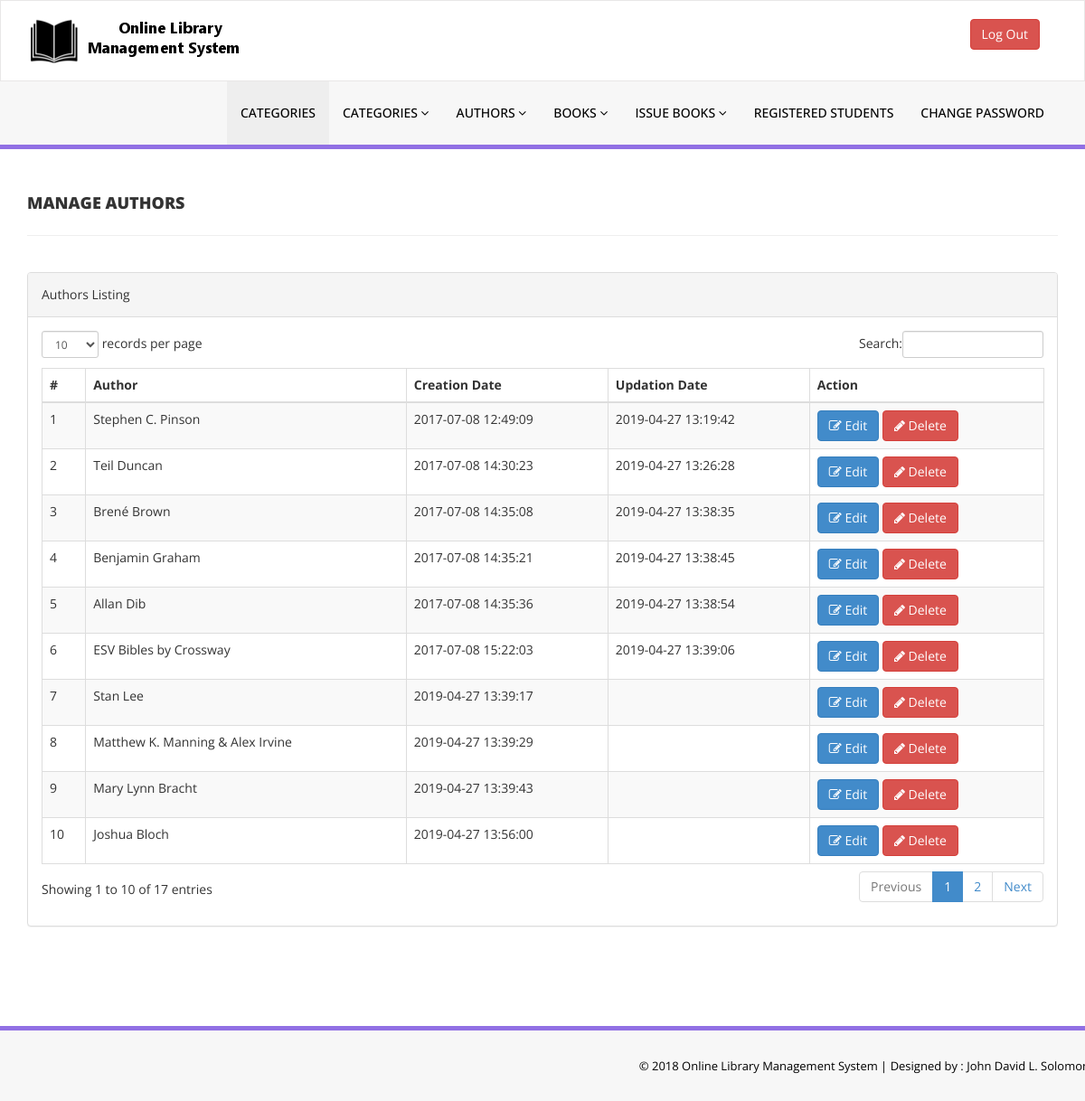
The page /php/admin/manage-authors.php (signed in) on the database its author committed.
### tables this page shows
CREATE TABLE `tblauthors` (
  `id` int(11) NOT NULL,
  `AuthorName` varchar(159) DEFAULT NULL,
  `creationDate` timestamp NULL DEFAULT CURRENT_TIMESTAMP,
  `UpdationDate` timestamp NULL DEFAULT NULL ON UPDATE CURRENT_TIMESTAMP
);

### php/admin/manage-authors.php (the view, shortened to what this page needs)
<?php
include('includes/config.php');
if(strlen($_SESSION['alogin'])==0)
    {
header('location:index.php');
}
else{
    ?>
<!DOCTYPE html>
<html xmlns="http://www.w3.org/1999/xhtml">
<head>
    <link href="assets/css/bootstrap.css" rel="stylesheet" />
    <link href="assets/css/font-awesome.css" rel="stylesheet" />
    <link href="assets/js/dataTables/dataTables.bootstrap.css" rel="stylesheet" />
    <link href="assets/css/style.css" rel="stylesheet" />
</head>
<body>
<?php include('includes/header.php');?>
    <div class="content-wrapper">
         <div class="container">
        <div class="row pad-botm">
            <div class="col-md-12">
                <h4 class="header-line">Manage Authors</h4>
    </div>
     <div class="row">
</div>
        </div>
            <div class="row">
                <div class="col-md-12">
                    <div class="panel panel-default">
                        <div class="panel-heading">
                           Authors Listing
                        </div>
                        <div class="panel-body">
                            <div class="table-responsive">
                                <table class="table table-striped table-bordered table-hover" id="dataTables-example">
                                    <thead>
                                        <tr>
                                            <th>#</th>
                                            <th>Author</th>
                                            <th>Creation Date</th>
                                            <th>Updation Date</th>
                                            <th>Action</th>
                                        </tr>
                                    </thead>
                                    <tbody>
<?php $sql = "SELECT * from  tblauthors";
$query = $dbh -> prepare($sql);
$query->execute();
$results=$query->fetchAll(PDO::FETCH_OBJ);
$cnt=1;
if($query->rowCount() > 0)
{
foreach($results as $result)
{               ?>
                                        <tr class="odd gradeX">
                                            <td class="center"><?php echo htmlentities($cnt);?></td>
                                            <td class="center"><?php echo htmlentities($result->AuthorName);?></td>
                                            <td class="center"><?php echo htmlentities($result->creationDate);?></td>
                                            <td class="center"><?php echo htmlentities($result->UpdationDate);?></td>
                                            <td class="center">
                                            <a href="edit-author.php?athrid=<?php echo htmlentities($result->id);?>"><button class="btn btn-primary"><i class="fa fa-edit "></i> Edit</button>
                                          <a href="manage-authors.php?del=<?php echo htmlentities($result->id);?>" onclick="return confirm('Are you sure you want to delete?');"" >  <button class="btn btn-danger"><i class="fa fa-pencil"></i> Delete</button>
                                            </td>
                                        </tr>
 <?php $cnt=$cnt+1;}} ?>
                                    </tbody>
                                </table>
                            </div>
                        </div>
                    </div>
                </div>
            </div>
    </div>
    </div>
  <?php include('includes/footer.php');?>
</body>
</html>
<?php } ?>

### php/admin/includes/header.php (shortened to what this page needs)
<div class="navbar navbar-inverse set-radius-zero" >
        <div class="container">
            <div class="navbar-header">
                <a class="navbar-brand">
                    <img src="assets/img/logo.png" />
                </a>
            </div>
            <div class="right-div">
                <a href="logout.php" class="btn btn-danger pull-right">Log Out</a>
            </div>
        </div>
    </div>
    <section class="menu-section">
        <div class="container">
            <div class="row ">
                <div class="col-md-12">
                    <div class="navbar-collapse collapse ">
                        <ul id="menu-top" class="nav navbar-nav navbar-right">
                            <li><a href="dashboard.php" class="menu-top-active">Categories</a></li>
                            <li>
                                <a href="#" class="dropdown-toggle" id="ddlmenuItem" data-toggle="dropdown"> Categories <i class="fa fa-angle-down"></i></a>
                            </li>
                            <li>
                                <a href="#" class="dropdown-toggle" id="ddlmenuItem" data-toggle="dropdown"> Authors <i class="fa fa-angle-down"></i></a>
                            </li>
 <li>
                                <a href="#" class="dropdown-toggle" id="ddlmenuItem" data-toggle="dropdown"> Books <i class="fa fa-angle-down"></i></a>
                            </li>
                           <li>
                                <a href="#" class="dropdown-toggle" id="ddlmenuItem" data-toggle="dropdown"> Issue Books <i class="fa fa-angle-down"></i></a>
                            </li>
                             <li><a href="reg-students.php">Registered Students</a></li>
  <li><a href="change-password.php">Change Password</a></li>
                        </ul>
                    </div>
                </div>
            </div>
        </div>
    </section>

### php/admin/includes/footer.php
<section class="footer-section">
     <div class="container">
         <div class="row">
             <div class="col-md-12">
                &copy; 2018 Online Library Management System |<a href="https://twitter.com/dlsolomon24" target="_blank"  > Designed by : John David L. Solomon</a>
             </div>
         </div>
     </div>
 </section>

### php/admin/assets/css/style.css (style rules this page uses)
.set-radius-zero { border-radius:0px; -moz-border-radius:0px; -webkit-border-radius:0px; }
.content-wrapper { margin-top: 40px; min-height:800px; padding-bottom:90px; }
.header-line { font-weight:900; padding-bottom:25px; border-bottom:1px solid #eeeeee; text-transform:uppercase; }
.pad-botm { padding-bottom:30px; }
.right-div { float: right; padding: 20px; }
#menu-top a { color:#000; text-decoration:none; font-weight:500; padding: 25px 15px 25px 15px; text-transform:uppercase; }
.menu-section { background-color: #f7f7f7; border-bottom:5px solid #9170E4; width:100% }
.menu-top-active { background-color:#eeeeee; }
.navbar-inverse { background-color: #FFF; border-color: rgba(155, 153, 153, 0.23); }
.navbar { min-height: 90px; margin-bottom: 0px; }
.footer-section { padding:25px 50px 25px 50px; color:#000; font-size:13px; background-color: #f7f7f7; text-align:right; border-top:5px solid #9170E4; }
.footer-section a, .footer-section a:hover { color:#000; }

### rows shown on the page
tblauthors: AuthorName "Stephen C. Pinson", creationDate "2017-07-08 12:49:09", UpdationDate "2019-04-27 13:19:42"
tblauthors: AuthorName "Teil Duncan", creationDate "2017-07-08 14:30:23", UpdationDate "2019-04-27 13:26:28"
tblauthors: AuthorName "Brené Brown", creationDate "2017-07-08 14:35:08", UpdationDate "2019-04-27 13:38:35"
tblauthors: AuthorName "Benjamin Graham", creationDate "2017-07-08 14:35:21", UpdationDate "2019-04-27 13:38:45"
tblauthors: AuthorName "Allan Dib", creationDate "2017-07-08 14:35:36", UpdationDate "2019-04-27 13:38:54"
tblauthors: AuthorName "ESV Bibles by Crossway", creationDate "2017-07-08 15:22:03", UpdationDate "2019-04-27 13:39:06"
tblauthors: AuthorName "Stan Lee", creationDate "2019-04-27 13:39:17"
tblauthors: AuthorName "Matthew K. Manning & Alex Irvine", creationDate "2019-04-27 13:39:29"
tblauthors: AuthorName "Mary Lynn Bracht", creationDate "2019-04-27 13:39:43"
tblauthors: AuthorName "Joshua Bloch", creationDate "2019-04-27 13:56:00"
